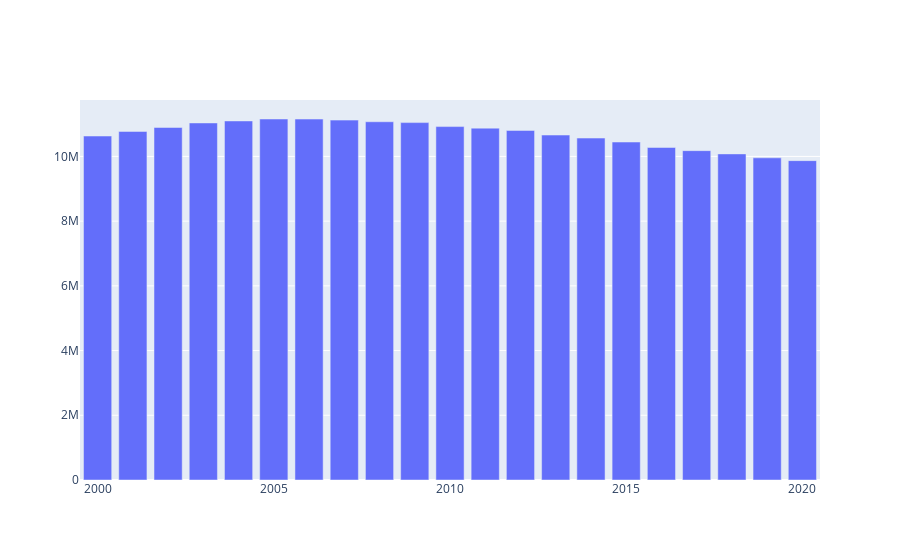

The code cell stored with this chart in its notebook:
### Code cell
viz_data = sqlio.read_sql_query("select  sum(value) as count,year from public.incidence where gho = 'Number of incident tuberculosis cases' group by year order by year desc ", dbconn)

figure1 = go.Figure()
figure1.add_trace(go.Bar(name = "Top countries",x=Percentage["year"], y=Percentage["count"]))
figure1.show()

### Figure 1 — Plotly figure (JSON) as saved in the notebook; plotly's stock layout.template omitted (floating-point values rounded to 4 significant figures)
{"data": [{"name": "Top countries", "type": "bar", "x": [2020, 2019, 2018, 2017, 2016, 2015, 2014, 2013, 2012, 2011, 2010, 2009, 2008, 2007, 2006, 2005, 2004, 2003, 2002, 2001, 2000], "y": [9869737, 9956570, 10077433, 10177937, 10275975, 10444451, 10566712, 10660518, 10802861, 10873979, 10921454, 11044876, 11070900, 11121876, 11153996, 11156103, 11095708, 11034082, 10894809, 10771557, 10629669]}], "layout": {}}
